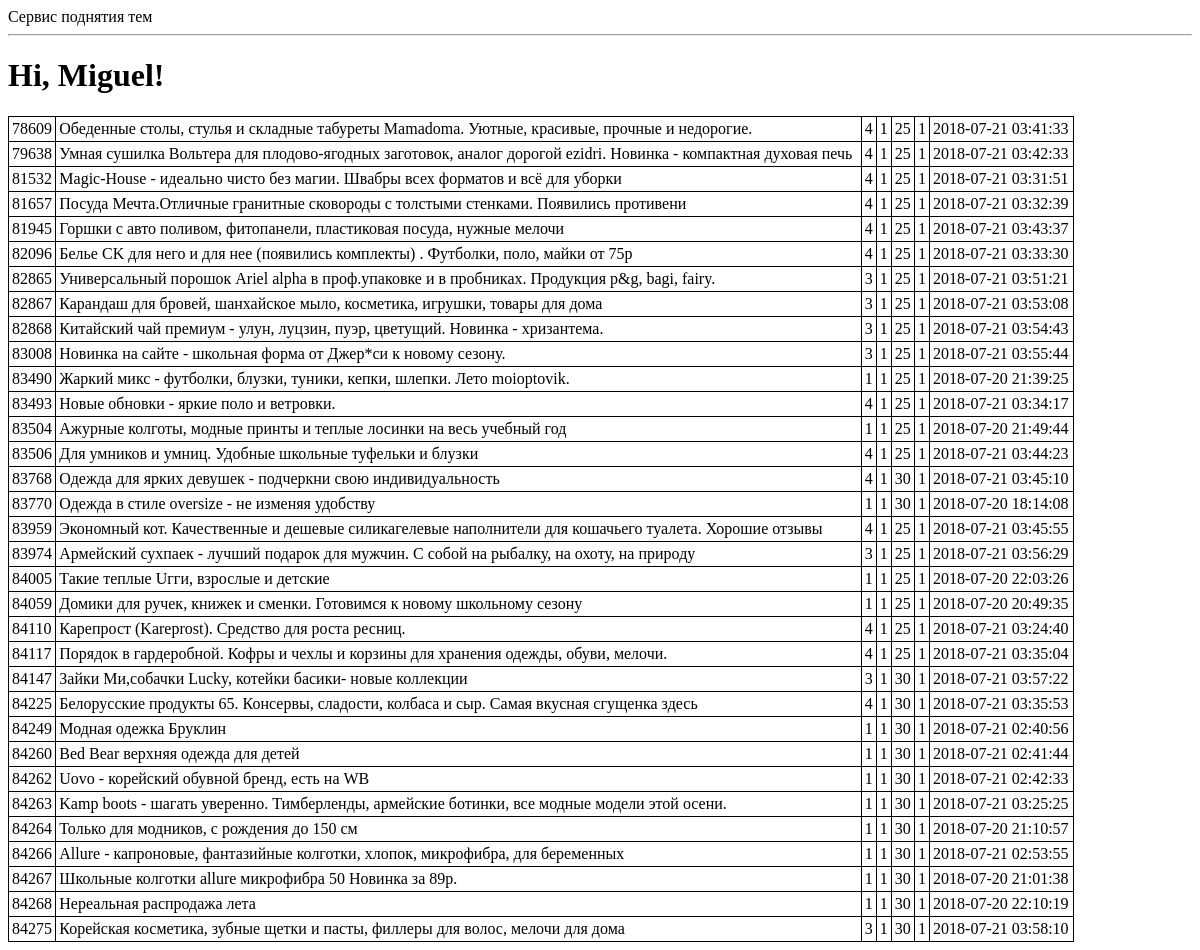
The page /2a on the database its author committed.
### tables this page shows
CREATE TABLE topics (id INTEGER PRIMARY KEY UNIQUE NOT NULL, name VARCHAR (250) NOT NULL, ref VARCHAR (100), time_start TIME DEFAULT (7), time_stop TIME DEFAULT (23.05), interval_minutes INTEGER DEFAULT (30), user_id INTEGER REFERENCES users (id), last_up_time TIME DEFAULT (1), active INT DEFAULT (1), page INT, maxpage INT DEFAULT (1), actual INT DEFAULT (1));

### app.py (the view)
@app.route('/2a', methods=["GET"])
def index2():
    tpcs=engine.execute("""select t.id,
                                   t.name,
                                   t.page,
                                   t.maxpage,
                                   t.interval_minutes,
                                   t.active,
                                   datetime(last_up_time, 'unixepoch', 'localtime') up_time
                           from topics t
                           where actual=1""")
    user = {'username': 'Miguel'}
    posts = [
        {
            'author': {'username': 'John'},
            'body': 'Beautiful day in Portland!'
        },
        {
            'author': {'username': 'Susan'},
            'body': 'The Avengers movie was so cool!'
        }
    ]
    return render_template('index.html', title='Home', tpcs=tpcs, user=user)

### templates/index.html
{% extends "base.html" %}
{% block content %}
    <h1>Hi, {{ user.username }}!</h1>
    <table>
    {% for row in tpcs %}
        <tr>
            <td>{{ row["id"] }}</td>
            <td>{{ row["name"] }}</td>
            <td>{{ row["page"] }}</td>
            <td>{{ row["maxpage"] }}</td>
            <td>{{ row["interval_minutes"] }}</td>
            <td>{{ row["active"] }}</td>
            <td>{{ row["up_time"] }}</td>
        </tr>
    {% endfor %}
    </table>
{% endblock %}

### templates/base.html (shortened to what this page needs)
<html>
    <head>
    </head>
    <body>
        <div>
            Сервис поднятия тем
        </div>
        <hr>
        {% block content %}{% endblock %}
    </body>
</html>

### templates/base.html (style rules this page uses)
TABLE { width: 90%; border-collapse: collapse; }
TD, TH { padding: 3px; border: 1px solid black; }

### rows shown on the page
topics: id "78609", name "Обеденные столы, стулья и складные табуреты Mamadoma. Уютные, красивые, прочные и недорогие.", page "4", maxpage "1", interval_minutes "25", active "1", up_time "2018-07-21 03:41:33"
topics: id "79638", name "Умная сушилка Вольтера для плодово-ягодных заготовок, аналог дорогой ezidri. Новинка - компактная духовая печь", page "4", maxpage "1", interval_minutes "25", active "1", up_time "2018-07-21 03:42:33"
topics: id "81532", name "Magic-House - идеально чисто без магии. Швабры всех форматов и всё для уборки", page "4", maxpage "1", interval_minutes "25", active "1", up_time "2018-07-21 03:31:51"
topics: id "81657", name "Посуда Мечта.Отличные гранитные сковороды с толстыми стенками. Появились противени", page "4", maxpage "1", interval_minutes "25", active "1", up_time "2018-07-21 03:32:39"
topics: id "81945", name "Горшки с авто поливом, фитопанели, пластиковая посуда, нужные мелочи", page "4", maxpage "1", interval_minutes "25", active "1", up_time "2018-07-21 03:43:37"
topics: id "82096", name "Белье CK для него и для нее (появились комплекты) . Футболки, поло, майки от 75р", page "4", maxpage "1", interval_minutes "25", active "1", up_time "2018-07-21 03:33:30"
topics: id "82865", name "Универсальный порошок Ariel alpha в проф.упаковке и в пробниках. Продукция p&g, bagi, fairy.", page "3", maxpage "1", interval_minutes "25", active "1", up_time "2018-07-21 03:51:21"
topics: id "82867", name "Карандаш для бровей, шанхайское мыло, косметика, игрушки, товары для дома", page "3", maxpage "1", interval_minutes "25", active "1", up_time "2018-07-21 03:53:08"
topics: id "82868", name "Китайский чай премиум - улун, луцзин, пуэр, цветущий. Новинка - хризантема.", page "3", maxpage "1", interval_minutes "25", active "1", up_time "2018-07-21 03:54:43"
topics: id "83008", name "Новинка на сайте - школьная форма от Джер*си к новому сезону.", page "3", maxpage "1", interval_minutes "25", active "1", up_time "2018-07-21 03:55:44"
topics: id "83490", name "Жаркий микс - футболки, блузки, туники, кепки, шлепки. Лето moioptovik.", page "1", maxpage "1", interval_minutes "25", active "1", up_time "2018-07-20 21:39:25"
topics: id "83493", name "Новые обновки - яркие поло и ветровки.", page "4", maxpage "1", interval_minutes "25", active "1", up_time "2018-07-21 03:34:17"
topics: id "83504", name "Ажурные колготы, модные принты и теплые лосинки на весь учебный год", page "1", maxpage "1", interval_minutes "25", active "1", up_time "2018-07-20 21:49:44"
topics: id "83506", name "Для умников и умниц. Удобные школьные туфельки и блузки", page "4", maxpage "1", interval_minutes "25", active "1", up_time "2018-07-21 03:44:23"
topics: id "83768", name "Одежда для ярких девушек - подчеркни свою индивидуальность", page "4", maxpage "1", interval_minutes "30", active "1", up_time "2018-07-21 03:45:10"
topics: id "83770", name "Одежда в стиле oversize - не изменяя удобству", page "1", maxpage "1", interval_minutes "30", active "1", up_time "2018-07-20 18:14:08"
topics: id "83959", name "Экономный кот. Качественные и дешевые силикагелевые наполнители для кошачьего туалета. Хорошие отзывы", page "4", maxpage "1", interval_minutes "25", active "1", up_time "2018-07-21 03:45:55"
topics: id "83974", name "Армейский сухпаек - лучший подарок для мужчин. С собой на рыбалку, на охоту, на природу", page "3", maxpage "1", interval_minutes "25", active "1", up_time "2018-07-21 03:56:29"
topics: id "84005", name "Такие теплые Uгги, взрослые и детские", page "1", maxpage "1", interval_minutes "25", active "1", up_time "2018-07-20 22:03:26"
topics: id "84059", name "Домики для ручек, книжек и сменки. Готовимся к новому школьному сезону", page "1", maxpage "1", interval_minutes "25", active "1", up_time "2018-07-20 20:49:35"
topics: id "84110", name "Карепрост (Kareprost). Средство для роста ресниц.", page "4", maxpage "1", interval_minutes "25", active "1", up_time "2018-07-21 03:24:40"
topics: id "84117", name "Порядок в гардеробной. Кофры и чехлы и корзины для хранения одежды, обуви, мелочи.", page "4", maxpage "1", interval_minutes "25", active "1", up_time "2018-07-21 03:35:04"
topics: id "84147", name "Зайки Ми,собачки Lucky, котейки басики- новые коллекции", page "3", maxpage "1", interval_minutes "30", active "1", up_time "2018-07-21 03:57:22"
topics: id "84225", name "Белорусские продукты 65. Консервы, сладости, колбаса и сыр. Самая вкусная сгущенка здесь", page "4", maxpage "1", interval_minutes "30", active "1", up_time "2018-07-21 03:35:53"
topics: id "84249", name "Модная одежка Бруклин", page "1", maxpage "1", interval_minutes "30", active "1", up_time "2018-07-21 02:40:56"
topics: id "84260", name "Bed Bear верхняя одежда для детей", page "1", maxpage "1", interval_minutes "30", active "1", up_time "2018-07-21 02:41:44"
topics: id "84262", name "Uovo - корейский обувной бренд, есть на WB", page "1", maxpage "1", interval_minutes "30", active "1", up_time "2018-07-21 02:42:33"
topics: id "84263", name "Kamp boots - шагать уверенно. Тимберленды, армейские ботинки, все модные модели этой осени.", page "1", maxpage "1", interval_minutes "30", active "1", up_time "2018-07-21 03:25:25"
topics: id "84264", name "Только для модников, с рождения до 150 см", page "1", maxpage "1", interval_minutes "30", active "1", up_time "2018-07-20 21:10:57"
topics: id "84266", name "Allure - капроновые, фантазийные колготки, хлопок, микрофибра, для беременных", page "1", maxpage "1", interval_minutes "30", active "1", up_time "2018-07-21 02:53:55"
topics: id "84267", name "Школьные колготки allure микрофибра 50 Новинка за 89р.", page "1", maxpage "1", interval_minutes "30", active "1", up_time "2018-07-20 21:01:38"
topics: id "84268", name "Нереальная распродажа лета", page "1", maxpage "1", interval_minutes "30", active "1", up_time "2018-07-20 22:10:19"
topics: id "84275", name "Корейская косметика, зубные щетки и пасты, филлеры для волос, мелочи для дома", page "3", maxpage "1", interval_minutes "30", active "1", up_time "2018-07-21 03:58:10"

### other values the page prints
{{ user.username }} "Miguel"
